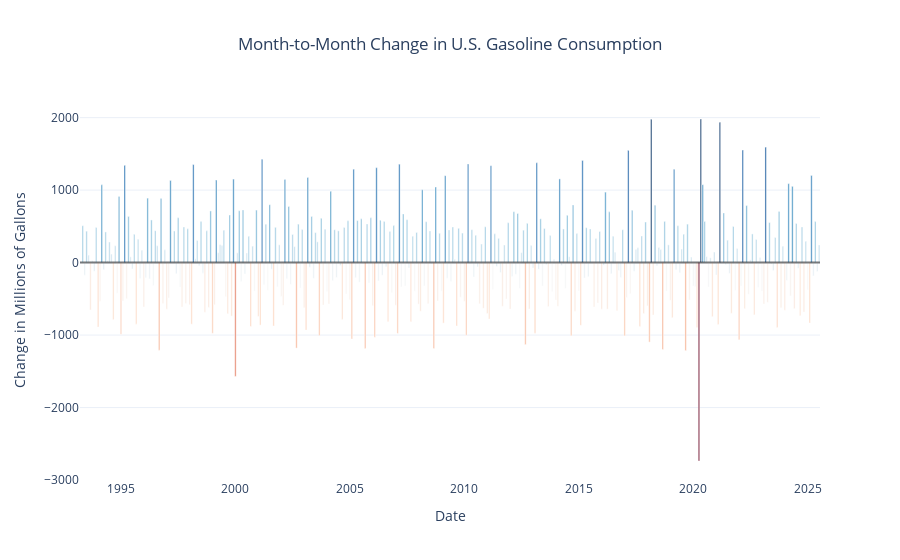

The notebook cell this image was saved under:
### Code cell
# Create a bar plot to visualize month-to-month changes in gasoline consumption

# Calculate month-to-month percent change
consumption1["Monthly_Change_%"] = consumption1["Gasoline_Consumption(Millions of Gallons)"].pct_change() * 100

# Calculate absolute change (in millions of gallons)
consumption1["Monthly_Change_(Millions)"] = consumption1["Gasoline_Consumption(Millions of Gallons)"].diff()

fig = px.bar(
    consumption1,
    x="Date",
    y="Monthly_Change_(Millions)",
    title="Month-to-Month Change in U.S. Gasoline Consumption",
    labels={"Monthly_Change_(Millions)": "Change (Millions of Gallons)"},
    color="Monthly_Change_(Millions)",
    color_continuous_scale="RdBu",
)

fig.update_layout(
    template="plotly_white",
    title_x=0.5,
    coloraxis_showscale=False,
    xaxis_title="Date",
    yaxis_title="Change in Millions of Gallons",
)
fig.add_hline(y=0, line_color="black", opacity=0.5)
fig.show()

### Figure 1 — Plotly figure (JSON) as saved in the notebook; plotly's stock layout.template omitted (floating-point values rounded to 4 significant figures; data arrays with more than 128 entries replaced by an {"elided": "..."} marker saying what was removed)
{"data": [{"hovertemplate": "Date=%{x}<br>Change (Millions of Gallons)=%{marker.color}<extra></extra>", "legendgroup": "", "marker": {"color": {"elided": "388 float values"}, "coloraxis": "coloraxis", "pattern": {"shape": ""}}, "name": "", "orientation": "v", "showlegend": false, "textposition": "auto", "type": "bar", "x": {"elided": "388 str values"}, "xaxis": "x", "y": {"elided": "388 float values"}, "yaxis": "y"}], "layout": {"barmode": "relative", "coloraxis": {"colorbar": {"title": {"text": "Change (Millions of Gallons)"}}, "colorscale": [[0, "rgb(103,0,31)"], [0.1, "rgb(178,24,43)"], [0.2, "rgb(214,96,77)"], [0.3, "rgb(244,165,130)"], [0.4, "rgb(253,219,199)"], [0.5, "rgb(247,247,247)"], [0.6, "rgb(209,229,240)"], [0.7, "rgb(146,197,222)"], [0.8, "rgb(67,147,195)"], [0.9, "rgb(33,102,172)"], [1, "rgb(5,48,97)"]], "showscale": false}, "legend": {"tracegroupgap": 0}, "shapes": [{"line": {"color": "black"}, "opacity": 0.5, "type": "line", "x0": 0, "x1": 1, "xref": "x domain", "y0": 0, "y1": 0, "yref": "y"}], "title": {"text": "Month-to-Month Change in U.S. Gasoline Consumption", "x": 0.5}, "xaxis": {"anchor": "y", "domain": [0, 1], "title": {"text": "Date"}}, "yaxis": {"anchor": "x", "domain": [0, 1], "title": {"text": "Change in Millions of Gallons"}}}}
